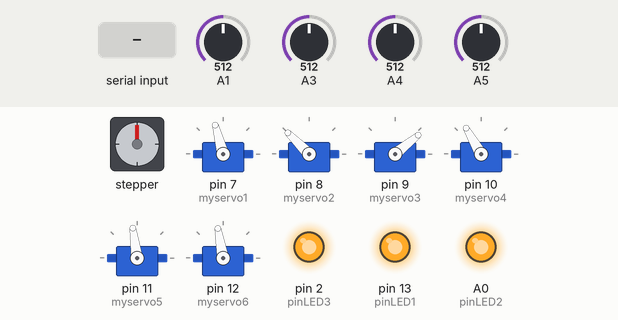
This sketch was run on a simulated Arduino Uno, built with avr-gcc and run on an emulated ATmega328P. On the bench: stepper motor, 6 × servo, output pins drawn as LEDs (lit = HIGH). Wiring (inferred from the names in the program): stepper motor (2048 steps per turn assumed): coils pin 3, pin 4, pin 5, pin 6. The inputs (shaded band) are chosen by the test bench; at power-on: A1 = 512, A3 = 512, A4 = 512, A5 = 512. Pins used as bus, display or sensor lines are not drawn.

Above: at 7.5 s.
7.6 s: "90,45,200\n" received over Serial
At 12.9 s:
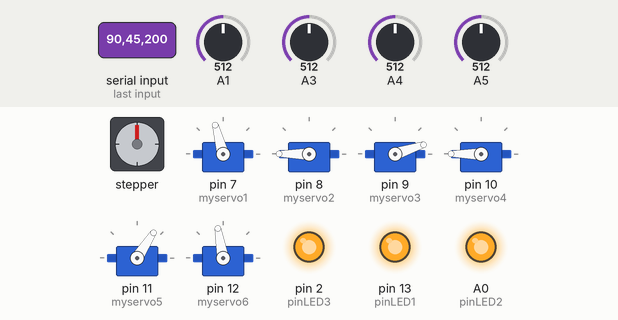
At 14.5 s:
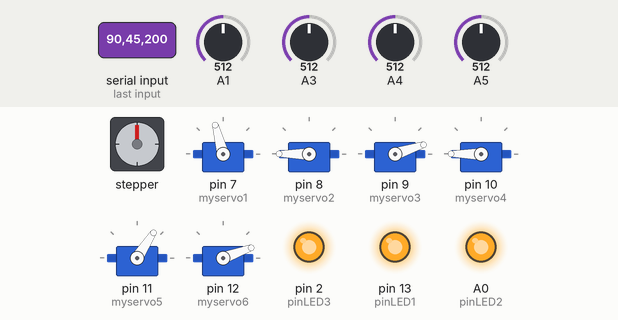
Timing chart, 0 to 27.4 s (numbered marks = the images above; inputs shaded):
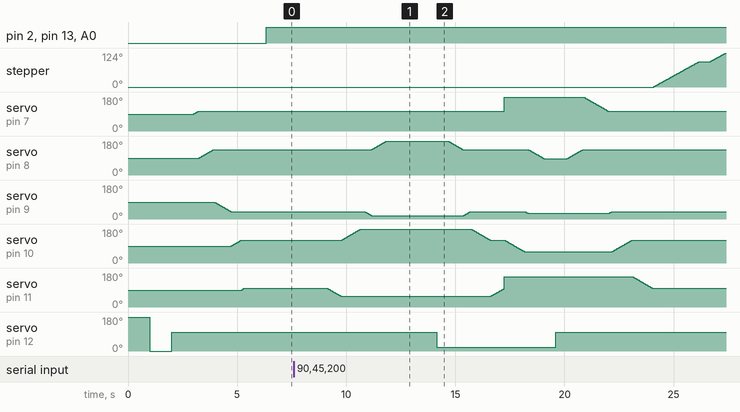

Measured:
- after the input at 7.6 s, stepper: turns 92° clockwise in 2.1 s, then 32° clockwise in 0.71 s; servo on pin 12 (myservo6): 100° → 20° after 6.5 s, → 100° 5.4 s later

The sketch:

solucion_final_proyecto.ino
```cpp
#include <Servo.h>
#include <math.h>

#define pinLED1 13
#define pinLED2 A0
#define pinLED3 2

#define CNY_Pin1 1
#define CNY_Pin2 2

#define pinMotor1 3
#define pinMotor2 4
#define pinMotor3 5
#define pinMotor4 6

//LDRs
const int LDR1 = 3, LDR2 = 4, LDR3 = 5; //pines de las LDRs
double umbral = 2.5; //valor de comprobación de LDRs
double lecturaLDR1 = 0, lecturaLDR2 = 0, lecturaLDR3 = 0; //variables para almacenar los valores de las LDRs

//motor paso a paso
const int period = 4; // periodo del motor. 4 ms cada paso. A menos periodo irá mas rápido y viceversa

//CNYs
int lecturaCNY1 = 0, lecturaCNY2 = 0, umbralCNY = 815; //variables para almacenar los valores de los CNYs y establecer el umbral de lectura

//Contadores para las caras de los cubos
int caras_analizadas = 0, negras = 0; //variables para llevar la cuenta de las caras que se han procesado y del número de caras negras

//Comunicación
double x = 0.0, y = 0.0, angulo = 0.0; //variables para la comunicación. Coordenadas x e y para el movimiento del brazo y el ángulo de giro de la muñeca al coger los cubos
boolean varX = false, varY = false, varAnguloDecimal = false, colorCaraSuperior = false; //variables para el control de la comunicación (comprobar que se haya realizado bien)
String auxiliar = ""; //cadena en la que se almacena lo recibido por la Raspberry
int colorSuperior = 0; //variable que controla el color de la cara superior de los cubos detectada por la cámara
char letra; //variable utilizada para los signos de puntuación que se le pasa al Arduino (la Raspberry manda la comunicación con la información separada por comas y acabada por ;)

//Servomotores
Servo myservo1, myservo2, myservo3, myservo4, myservo5, myservo6; //declaración de objetos para los 6 servomotores del brazo

//Variables para el cálculo de la cinemática inversa
double cabeceo = 90 - 20.8456;// ángulo de cabeceo en grados
double longitud_muneca = 80.5, longitud_brazo = 90, longitud_antebrazo = 90, altura_hombro = 64.23; //longitudes de las articulaciones del brazo para la cinemática inversa
double alfa, beta, gamma; //ángulos de cálculos
double angulo_brazo, angulo_antebrazo, angulo_muneca; //ángulos de las articulaciones más importantes
double x_cuadrado, y_cuadrado, giro, modulo, x_prima, y_prima, afx, afy, ladoA, ladoB, hipotenusa, operacion_beta, operacion_gamma; //variables para los cálculos de la cinemática inversa

int estado_pinza = 0; // el 0 está abierto y el 1 estará la pinza cerrada

void setup() {
  Serial.begin(9600); //Se establece la velocidad del puerto serie

  //Pines de los LEDs como salidas y se inicializan a LOW para que no de problemas

  pinMode(pinLED1,OUTPUT);
  digitalWrite(pinLED1,LOW);
  pinMode(pinLED2, OUTPUT);
  digitalWrite(pinLED2,LOW);
  pinMode(pinLED3, OUTPUT);
  digitalWrite(pinLED3,LOW);

  //Pines del motor como salida

  pinMode(pinMotor1, OUTPUT);
  pinMode(pinMotor2, OUTPUT);
  pinMode(pinMotor3, OUTPUT);
  pinMode(pinMotor4, OUTPUT);

  myservo1.attach(7); //servo del soporte giratorio! base
  myservo2.attach(8); //hombro
  myservo3.attach(9); //codo...sube o baja el brazo
  myservo4.attach(10); ///muñeca vertical
  myservo5.attach(11); //muñeca horizontal - mano
  myservo6.attach(12); //pinza

  calibrar_pinza(); //Se calibra la pinza al principio abriéndola y cerrándola para que quede en la posición correcta
  reposo(); //El brazo al principio siempre va a estar en la posición de reposo
  delay(1000);
}

void loop() {
// Se inicia la comunicación y se convierte el valor leído a double
// (o float en este caso, puesto que no existe función toDouble() de
// String), para después pasarlo a la función trabajo_brazo

  if(Serial.available()){
    String lecturaSerie = Serial.readString(); //Se lee la cadena que se le manda desde la Raspberry al Arduino
    auxiliar = ""; //Se ponen las banderas a falso para indicar de que no se ha recibido nada
    colorCaraSuperior = false;
    varAnguloDecimal = false;
    varX = false;
    varY = false;

    for (int i = 0; i < lecturaSerie.length();i++){ //Se recorre la cadena que manda la Raspberry
      if(!colorCaraSuperior){
        letra = lecturaSerie.charAt(i); //En cada comprobación se lee caracter a caracter
        if(letra !=','){ //Se comprueba que el caracter no es una coma
          auxiliar += letra; //Se añade a la cadena auxiliar
        }else{
          colorCaraSuperior = true; //Si el caracter es una coma, se pone la bandera a verdadero
          colorSuperior = auxiliar.toInt(); //Se convierte el valor leido a entero (o a decimal, en el caso de las coordenas x e y)
          auxiliar = ""; //Y se vuelve a poner la cadena auxiliar como vacía para que no de problemas. Se hace lo mismo para los demás datos recibidos
        }
      }else if (!varAnguloDecimal){
        letra = lecturaSerie.charAt(i); //En cada comprobación se lee caracter a caracter
        if(letra !=','){ //Se comprueba que el caracter no es una coma
          auxiliar += letra; //Se añade a la cadena auxiliar
        }else{
          varAnguloDecimal = true; //Si el caracter es una coma, se pone la bandera a verdadero
          angulo = auxiliar.toFloat();
          auxiliar = "";
        }
      }else if(!varX){
        letra = lecturaSerie.charAt(i); //En cada comprobación se lee caracter a caracter
        if(letra !=','){ //Se comprueba que el caracter no es una coma
          auxiliar += letra; //Se añade a la cadena auxiliar
        }else{
          varX = true; //Si el caracter es una coma, se pone la bandera a verdadero
          x = auxiliar.toFloat();
          auxiliar = "";
        }
      }else if (!varY){
        letra = lecturaSerie.charAt(i); //En cada comprobación se lee caracter a caracter
        if(letra !=';'){ //Se comprueba que el caracter no es un punto y coma (se comprueba con la ; porque la raspberry cuando manda la cadena finaliza con un;)
          auxiliar += letra; //Se añade a la cadena auxiliar
        }else{
          varY = true; //Si el caracter es uun punto y coma se pone la bandera a verdadero
          y = auxiliar.toFloat();
          auxiliar = "";
        }
      }//if-else
    }//for
    trabajo_brazo(); //Se llama a la función donde se realiza todo lo del brazo y los sensores (así como el movimiento del motor)
  }//if-serial.available*/
  comprueba_LDRs(); //Se leen valores de las LDRs para poder encender o apagar los LEDs
  clean();
}//loop

/*
  Función que reinicializa las variables globales utilizadas.
*/

void clean(){
  x = 0.0;
  y = 0.0;
  angulo = 0.0;
  lecturaCNY1 = 0;
  lecturaCNY2 = 0;
  caras_analizadas = 0;
  negras = 0;
  colorSuperior = 0;
}

/*
  Esta función realiza el movimiento del brazo para llegar hacia el cubo determinado, cogerlo, llevarlo a la plataforma,
  girar el motor, y en función del color de las caras del cubo, llevarlo a su cubeta correspondiente
*/

void trabajo_brazo(){
  abrir_pinza(); //se abre la pinza
  delay(500);
  mover_brazo(x,y,-4.0,angulo); //Se le manda la x e y recibidas desde la Raspberry, además del ángulo de la muñeca
  delay(500);
  cerrar_pinza(); //se cierra la pinza para coger el cubo
  delay(500);
  subir_brazo(); //se le sube la altura del brazo para que no choque con el suelo y se manda el brazo al reposo
  detecta_caras();//Examina las caras del cubo.
  while(negras > 2){
    negras = 0;
    detecta_caras();//Vuelve a examinarlo.
  }
  if(negras == 0){ //si el cubo no tiene caras negras
    cubeta1(); //lo manda a la cubeta de la izquierda
  }else if(negras == 1){ //si el cubo tiene 1 cara negra
    cubeta2(); //lo manda a la cubeta del centro
  }else if(negras == 2){//si el cubo tiene 2 caras negras
    cubeta3(); //lo manda a la cubeta de la derecha
  }//*/

  Serial.write("terminado\n"); //se le manda la cadena "terminado" a la Raspberry para indicarle de que ha depositado uno de los cubos
}

/*
  Función que mueve el motor en el sentido inverso a las agujas del reloj

*/

void vuelve_motor(){
  mover_motor_inv(); //Se llama a esta función cuatro veces pues es la encargada de poner los pines del motor como LOW y para que desenrolle bien el cable del motor
  //delay(500);
}

/*
  Función para mover el motor de la plataforma. Realiza 128 iteraciones para que de un cuarto de vuelta
*/

void mover_motor(){
  for (int i = 0; i < 132; i++){
    step1();
    step2();
    step3();
    step4();
  }
}

/*
  Función para mover el motor de la plataforma en el sentido contrario. Realiza 128 iteraciones para que de un cuarto de vuelta
*/

void mover_motor_inv(){
  for (int i = 0; i < 415; i++){
    step4();
    step3();
    step2();
    step1();
  }
  stopMotor();
}

/*
  Función para comprobar los valores de los LDRs y en función  de si supera el umbral establecido, eneceder un determinado LED y sino apagarlo
  de modo que si hay cubo en la cubeta, se enciende y sino se apaga el LED
*/

void comprueba_LDRs(){
  lecturaLDR1 = lectura_LDR(LDR1);
  if(lecturaLDR1 > umbral){
    digitalWrite(pinLED1, HIGH);
  } else {
    digitalWrite(pinLED1,LOW);
  }

  lecturaLDR2 = lectura_LDR(LDR2);
  if(lecturaLDR2 > umbral){
    digitalWrite(pinLED2, HIGH);
  } else {
    digitalWrite(pinLED2,LOW);
  }

  lecturaLDR3 = lectura_LDR(LDR3);
  if(lecturaLDR3 > umbral){
    digitalWrite(pinLED3, HIGH);
  } else {
    digitalWrite(pinLED3,LOW);
  }
}

/*
  Función que lee el valor de una LDR, se pasa el valor a voltaje y se devuelve
*/

double lectura_LDR(const int pin){
  double valorLDR = analogRead(pin);
  valorLDR *= 0.0049;
  return valorLDR;
}

/*
  Función que lee el valor de un CNY y lo deuelve
*/

int lectura_CNY(const int pin){
  int Valor_CNY = analogRead(pin);
  return Valor_CNY;
}

/*
    Función para mover el brazo hacia un cubo, dándole las coordenadas x e y, y además el ángulo de giro de la muñeca
*/

void mover_brazo(double x, double y, double z, double angulo_pinza){
  if(x > 30){ x+=25.0;}
  if(x > 0){ x+=10.0; y-=23;}
  if(x < -30){ x-=12.0; y-=3;}
  if(x < 10 && x > -10 && y < 96) { y-=10;}
  calcula_angulos(x,y+50.0,75.0+z,angulo_pinza); //se calcula la cinemática inversa teniendo en cuenta las distancias en nuestro sistema de referencia
  delay(1000);
}


/*
  Función para mandar el cubo a la primera cubeta (ninguna cara negra).
  Se establecen los ángulos correspondientes del brazo para llegar hacia la cubeta, se comprueba continuamente las LDRs, se deja el cubo en la cubeta y se manda
  el brazo hacia el reposo
*/

void cubeta1(){
  myservo1.write(13);
  mapeo_servo4(130);
  mapeo_servo2(84);
  mapeo_servo3(50);
  delay(1000);
  abrir_pinza();
  delay(500);
  comprueba_LDRs();
  mapeo_servo2(120);
  delay(1000);
  reposo();
}

/*
  Función para mandar el cubo a la segunda cubeta (una cara negra).
  Se establecen los ángulos correspondientes del brazo para llegar hacia la cubeta, se comprueba continuamente las LDRs, se deja el cubo en la cubeta y se manda
  el brazo hacia el reposo
*/

void cubeta2(){
  myservo1.write(30);
  mapeo_servo4(130);
  mapeo_servo2(84);
  mapeo_servo3(50);
  delay(1000);
  abrir_pinza();
  delay(500);
  comprueba_LDRs();
  mapeo_servo2(120);
  delay(1000);
  reposo();
}

/*
  Función para mandar el cubo a la tercera cubeta (dos caras negras).
  Se establecen los ángulos correspondientes del brazo para llegar hacia la cubeta, se comprueba continuamente las LDRs, se deja el cubo en la cubeta y se manda
  el brazo hacia el reposo
*/

void cubeta3(){
  myservo5.write(15);
  myservo1.write(45);
  mapeo_servo4(130);
  mapeo_servo2(84);
  mapeo_servo3(50);
  delay(1000);
  abrir_pinza();
  delay(500);
  comprueba_LDRs();
  mapeo_servo2(120);
  delay(1000);
  reposo();
}

/*

  Función para mandar a la plataforma cuando se han analizado las caras en la plataforma. Se ajustan los ángulos correspondientes.

*/

void plataforma(){
  myservo5.write(161);
  myservo1.write(180);
  mapeo_servo4(120);
  mapeo_servo3(51);
  mapeo_servo2(95);
}

/*

  Función que realiza los movimientos para la detección de caras del cubo por
  medio de los sensores CNY, y utilizando la cara ya analizada por la
  cámara.

*/

void detecta_caras(){
  plataforma(); //se manda el cubo a la plataforma giratoria
  delay(500);
  abrir_pinza(); //se suelta el cubo
  delay(500);
  subir_brazo(); //se sube el brazo y se manda al reposo

  lecturaCNY2 = lectura_CNY(CNY_Pin2); //se lee la cara inferior del cubo
  if(lecturaCNY2 > umbralCNY){ //si el valor es mayor que el umbral
    negras++; //aumenta contador de negras
  }
  caras_analizadas++; //aumenta contador de caras analizadas
  if(colorSuperior < 100){ //si el color de la cara superior detectado por la camara es menor al umbral
    negras++; //aumenta contador de negras
  }
  caras_analizadas++; //aumenta contador de caras analizadas
  if(negras < 2){
    for(int i = 0; i<=3;i++){ //se itera 4 veces para leer las caras del cubo que está en la plataforma (la cara superior la obtiene la cámara y la inferior el CNY de abajo de la plataforma)
      lecturaCNY1 = lectura_CNY(CNY_Pin1); //se lee el CNY de la plataforma
      if(lecturaCNY1 > umbralCNY){ //si el valor leído supera el umbral es que se ha detectado una cara negra
        negras++; //se aumenta el contador de caras negras
      }
      caras_analizadas++; //se aumenta el contador de caras analaizadas
      mover_motor(); //se mueve el motor en el sentido de las agujas del reloj
      stopMotor(); //y se frena para que le de tiempo a leer cada cara
      delay(500);
    }
    delay(500);
    vuelve_motor(); //se gira el motor en el sentido contrario a las agujas del reloj para que no se enrolle el cable del motor
  }
  plataforma(); //manda el brazo hacia la plataforma
  delay(500);
  cerrar_pinza(); //coge el cubo
  delay(500);
  subir_brazo(); //sube la altura del brazo y lo manda al reposo
}

/*
  Función para subir el brazo cuando ha soltado el cubo y mover el brazo hacia el reposo. Se gira simplemente el ángulo del servo del brazo (lo que es el siguiente del de la base)
*/

void subir_brazo(){
  mapeo_servo2(145);
  reposo();
}

/*
  Función que realiza los mapeos de los ángulos correspondientes a la base
*/

void mapeo_servo1(double angulo){
  double angulonuevo = map(angulo,0,180,20,190);
  if(angulonuevo > 180){ //Si el ángulo fuera mayor de 180, la base no puede girar más (se pone esto por si hay conflicto con el valor de los ángulos en las ecuaciones de cinemática)
    angulonuevo = 180; //Entonces se establece el ángulo como tope
  }
  double anguloactual = myservo1.read(); //Lee el ángulo que tiene el servo
  if(angulonuevo >= anguloactual){ //Esto se hace para que el movimiento vaya un poco más lento y más fluido
    for(int i=anguloactual;i<=angulonuevo;i++){
      myservo1.write(i);
      delay(15);
    }
  }else{
    for(int i=anguloactual;i>=angulonuevo;i--){
      myservo1.write(i);
      delay(15);
    }
  }
}

/*
  Función que realiza los mapeos de los ángulos correspondientes al hombro
*/

void mapeo_servo2(double angulo){
  double angulonuevo = map(angulo,0,180,-10,170);
  double anguloactual = myservo2.read();
  if(angulonuevo >= anguloactual){
  for(int i=anguloactual;i<=angulonuevo;i++){
      myservo2.write(i);
      delay(15);
    }
  }else{
    for(int i=anguloactual;i>=angulonuevo;i--){
      myservo2.write(i);
      delay(15);
    }
  }
}

/*
  Función que realiza los mapeos de los ángulos correspondientes al codo
*/

void mapeo_servo3(double angulo){
 double angulonuevo = map(angulo,0,180,-21,159);
 double anguloactual = myservo3.read();
  if(angulonuevo >= anguloactual){
  for(int i=anguloactual;i<=angulonuevo;i++){
      myservo3.write(i);
      delay(15);
    }
  }else{
    for(int i=anguloactual;i>=angulonuevo;i--){
      myservo3.write(i);
      delay(15);
    }
  }
}

/*
  Función que realiza los mapeos de los ángulos correspondientes a la muñeca vertical
*/

void mapeo_servo4(double angulo){
 double angulonuevo = map(angulo,0,180,180,0);  //NO necesita mapeo
 double anguloactual = myservo4.read();
  if(angulonuevo >= anguloactual){
  for(int i=anguloactual;i<=angulonuevo;i++){
      myservo4.write(i);
      delay(15);
    }
  }else{
    for(int i=anguloactual;i>=angulonuevo;i--){
      myservo4.write(i);
      delay(15);
    }
  }
}

/*
  Función que realiza los mapeos de los ángulos correspondientes a la mano
*/

void mapeo_servo5(double angulo){
  double angulonuevo = map(angulo,0,180,16,180);
  double anguloactual = myservo5.read();
  if(angulonuevo >= anguloactual){
    for(int i=anguloactual;i<=angulonuevo;i++){
      myservo5.write(i);
      delay(15);
    }
  }else{
    for(int i=anguloactual;i>=angulonuevo;i--){
      myservo5.write(i);
      delay(15);
    }
  }
}

/*
  Función que abre la pinza teniendo en cuenta el estado en el que se encuentra
*/

void abrir_pinza(){
  if(estado_pinza == 1){
  myservo6.write(100);
  estado_pinza = 0;
 }
}

/*
  Función que cierra la pinza teniendo en cuenta el estado en el que se encuentra
*/

void cerrar_pinza(){
  if(estado_pinza == 0){
  myservo6.write(20);
  estado_pinza = 1;
 }
}

/*
  Función que manda el brazo al reposo poniendo los ángulos correspondientes
*/

void reposo(){
  mapeo_servo1(90);
  mapeo_servo2(145);
  mapeo_servo3(60);
  mapeo_servo4(60);
  mapeo_servo5(90);
}

/*
  Función para calibrar la pinza al principio, la abre y la cierra para que deje la pinza bien
*/

void calibrar_pinza(){
  //Todo esto es para calibrar la pinza
  myservo6.write(180);
  delay(1000);
  myservo6.write(0);
  delay(1000);
  myservo6.write(100);
  delay(1000);
}

/*
  Función que realiza ela cinemática inversa del brazo para que según las coordenadas (x,y) y el giro de la muñeca, mande el brazo a la posición deseada. Se le pasa también la altura
  con respecto al suelo de la mano (la z)
*/

void calcula_angulos(double x, double y, double z, double angulo_pinza){
  x_cuadrado = pow(x,2);
  y_cuadrado = pow(y,2);

  giro = asin(abs(x)/(sqrt(x_cuadrado+y_cuadrado))); //cálculo para saber el ángulo de giro de la base para que llegue hacia el cubo
  giro = (giro*360)/(2*PI); //como el ángulo devuelto al usar una función de la libería math, está en radianes, hay que pasarlo a grados
  if(x > 0){ //si el sentido de giro es positivo o negativo
    giro = giro + 90; //se ajusta la posición de la base (cambiando el sentido de giro)
  }else {
     giro =  90 - giro; //se ajusta la posición de la base (cambiando el sentido de giro)
  }

  modulo = (sqrt(x_cuadrado+y_cuadrado))-18.3; //se realiza el módulo de x e y, y además se le resta 18.3 que es la distancia de separación entre el hombro y el codo
  y_prima = z; //se establece y' como la altura que va a tener la mano (con respecto al suelo)
  afx = abs(cos(cabeceo))*longitud_muneca; //se calcula el incremento de x

  x_prima = modulo; //se establece x' como el módulo
  ladoB = x_prima - afx;
  afy = abs(sin(cabeceo))*longitud_muneca; //se calcula el incremento de y
  ladoA = y_prima + afy - altura_hombro;

  hipotenusa = sqrt(pow(ladoA,2)+pow(ladoB,2)); //se calcula la hipotenusa del ladoA y del ladoB
  alfa = abs(atan2(ladoA,ladoB)); //se realiza el arcotangente2 del ladoA y el ladoB. El arcotangente2 es la operación de hacer el arcotangente pero con dos argumentos
  operacion_beta = ((pow(longitud_brazo,2)) - (pow(longitud_antebrazo,2)) + (pow(hipotenusa,2)))/(2*longitud_brazo*hipotenusa); //teorema del coseno
  beta = abs(acos(operacion_beta)); //se calcula el ángulo beta

  angulo_brazo = ((alfa*360)/(2*PI))+((beta*360)/(2*PI)); //se pasa el angulo del hombro a grados
  operacion_gamma = ((pow(longitud_brazo,2)) + (pow(longitud_antebrazo,2)) - (pow(hipotenusa,2)))/(2*longitud_brazo*longitud_antebrazo); //teorema del coseno
  gamma = ((acos(operacion_gamma))*360)/(2*PI); //se calcula el ángulo gamma y se pasa a grados
  angulo_antebrazo = gamma; //se establece el ángulo del antebrazo (codo) como gamma
  angulo_muneca = 180+(cabeceo- angulo_brazo - angulo_antebrazo); //se calcula el ángulo de la muñeca horizontal

  mapeo_servo1(giro); //gira la base con el ángulo antes calculado
  //Para que siga estando la pinza recta respecto al rectángulo de referencia:
  double giro_pinza = giro - 90;
  //Para girar lo que esté girado el cubo respecto a su eje:
  giro_pinza = giro_pinza - angulo_pinza;
  mapeo_servo5(90+giro_pinza);

  mapeo_servo4(angulo_muneca+20); //se gira el ángulo de la muñeca horizontal con el ángulo antes calculado y se ajusta bien la posición
  if (angulo_antebrazo <=38){ //para que ajustar bien algunas posiciones del brazo
    mapeo_servo3(38);
    mapeo_servo2(angulo_brazo-(38-angulo_antebrazo)+3);
  }else{
    mapeo_servo3(angulo_antebrazo+1);
    mapeo_servo2(angulo_brazo+1);
  }
}

/*
  Función que realiza el primer paso del motor (estableciendo la secuencia correcta) y esperando el tiempo establecido en el periodo
*/

void step1(){
 digitalWrite(pinMotor1,HIGH);
 digitalWrite(pinMotor2,HIGH);
 digitalWrite(pinMotor3,LOW);
 digitalWrite(pinMotor4,LOW);
 delay(period);
}

/*
  Función que realiza el segundo paso del motor (estableciendo la secuencia correcta) y esperando el tiempo establecido en el periodo
*/

void step2(){
 digitalWrite(pinMotor1,LOW);
 digitalWrite(pinMotor2,HIGH);
 digitalWrite(pinMotor3,HIGH);
 digitalWrite(pinMotor4,LOW);
 delay(period);
}

/*
  Función que realiza el tercer paso del motor (estableciendo la secuencia correcta) y esperando el tiempo establecido en el periodo
*/

void step3(){
 digitalWrite(pinMotor1,LOW);
 digitalWrite(pinMotor2,LOW);
 digitalWrite(pinMotor3,HIGH);
 digitalWrite(pinMotor4,HIGH);
 delay(period);
}

/*
  Función que realiza el cuarto paso del motor (estableciendo la secuencia correcta) y esperando el tiempo establecido en el periodo
*/

void step4(){
 digitalWrite(pinMotor1,HIGH);
 digitalWrite(pinMotor2,LOW);
 digitalWrite(pinMotor3,LOW);
 digitalWrite(pinMotor4,HIGH);
 delay(period);
}

/*
  Función que realiza que para el motor (estableciendo la secuencia correcta)
*/

void stopMotor() {
 digitalWrite(pinMotor1,LOW);
 digitalWrite(pinMotor2,LOW);
 digitalWrite(pinMotor3,LOW);
 digitalWrite(pinMotor4,LOW);
}
```
